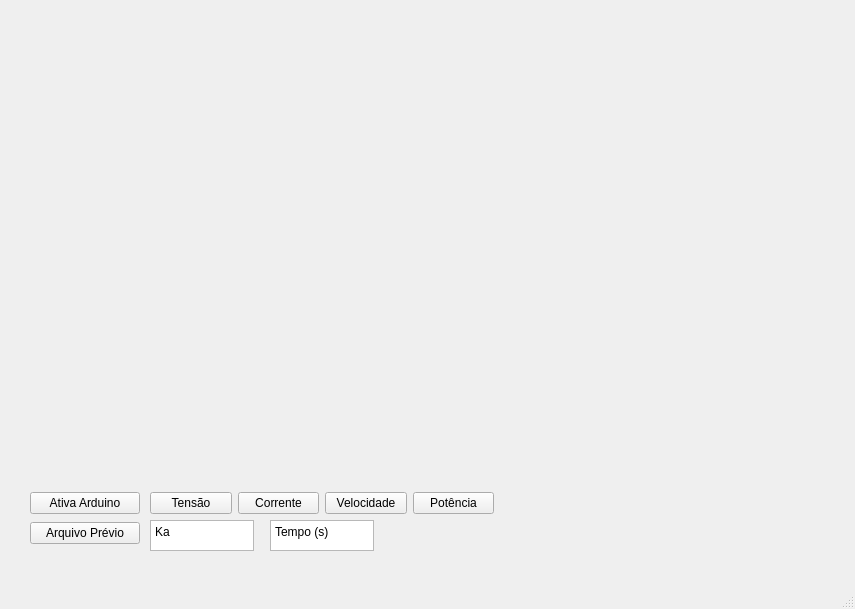
<?xml version="1.0" encoding="UTF-8"?>
<ui version="4.0">
 <class>MainWindow</class>
 <widget class="QMainWindow" name="MainWindow">
  <property name="geometry">
   <rect>
    <x>0</x>
    <y>0</y>
    <width>855</width>
    <height>609</height>
   </rect>
  </property>
  <property name="windowTitle">
   <string>MainWindow</string>
  </property>
  <widget class="QWidget" name="centralwidget">
   <widget class="QCustomPlot" name="customPlot" native="true">
    <property name="enabled">
     <bool>true</bool>
    </property>
    <property name="geometry">
     <rect>
      <x>29</x>
      <y>10</y>
      <width>751</width>
      <height>471</height>
     </rect>
    </property>
   </widget>
   <widget class="QWidget" name="layoutWidget">
    <property name="geometry">
     <rect>
      <x>30</x>
      <y>490</y>
      <width>110</width>
      <height>58</height>
     </rect>
    </property>
    <layout class="QVBoxLayout" name="verticalLayout">
     <item>
      <widget class="QPushButton" name="pushButton_5">
       <property name="text">
        <string>Ativa Arduino</string>
       </property>
      </widget>
     </item>
     <item>
      <widget class="QPushButton" name="pushButton_2">
       <property name="text">
        <string>Arquivo Prévio</string>
       </property>
      </widget>
     </item>
    </layout>
   </widget>
   <widget class="QWidget" name="layoutWidget1">
    <property name="geometry">
     <rect>
      <x>150</x>
      <y>490</y>
      <width>344</width>
      <height>27</height>
     </rect>
    </property>
    <layout class="QHBoxLayout" name="horizontalLayout">
     <item>
      <widget class="QPushButton" name="pushButton_6">
       <property name="text">
        <string>Tensão</string>
       </property>
      </widget>
     </item>
     <item>
      <widget class="QPushButton" name="pushButton">
       <property name="text">
        <string>Corrente</string>
       </property>
      </widget>
     </item>
     <item>
      <widget class="QPushButton" name="pushButton_4">
       <property name="text">
        <string>Velocidade</string>
       </property>
      </widget>
     </item>
     <item>
      <widget class="QPushButton" name="pushButton_3">
       <property name="text">
        <string>Potência</string>
       </property>
      </widget>
     </item>
    </layout>
   </widget>
   <widget class="QPlainTextEdit" name="plainTextEdit">
    <property name="geometry">
     <rect>
      <x>150</x>
      <y>520</y>
      <width>104</width>
      <height>31</height>
     </rect>
    </property>
    <property name="plainText">
     <string>Ka</string>
    </property>
   </widget>
   <widget class="QPlainTextEdit" name="plainTextEdit_2">
    <property name="geometry">
     <rect>
      <x>270</x>
      <y>520</y>
      <width>104</width>
      <height>31</height>
     </rect>
    </property>
    <property name="plainText">
     <string>Tempo (s)</string>
    </property>
   </widget>
  </widget>
  <widget class="QMenuBar" name="menubar">
   <property name="geometry">
    <rect>
     <x>0</x>
     <y>0</y>
     <width>855</width>
     <height>22</height>
    </rect>
   </property>
  </widget>
  <widget class="QStatusBar" name="statusbar"/>
 </widget>
 <customwidgets>
  <customwidget>
   <class>QCustomPlot</class>
   <extends>QWidget</extends>
   <header location="global">qcustomplot.h</header>
   <container>1</container>
  </customwidget>
 </customwidgets>
 <resources/>
 <connections/>
</ui>
